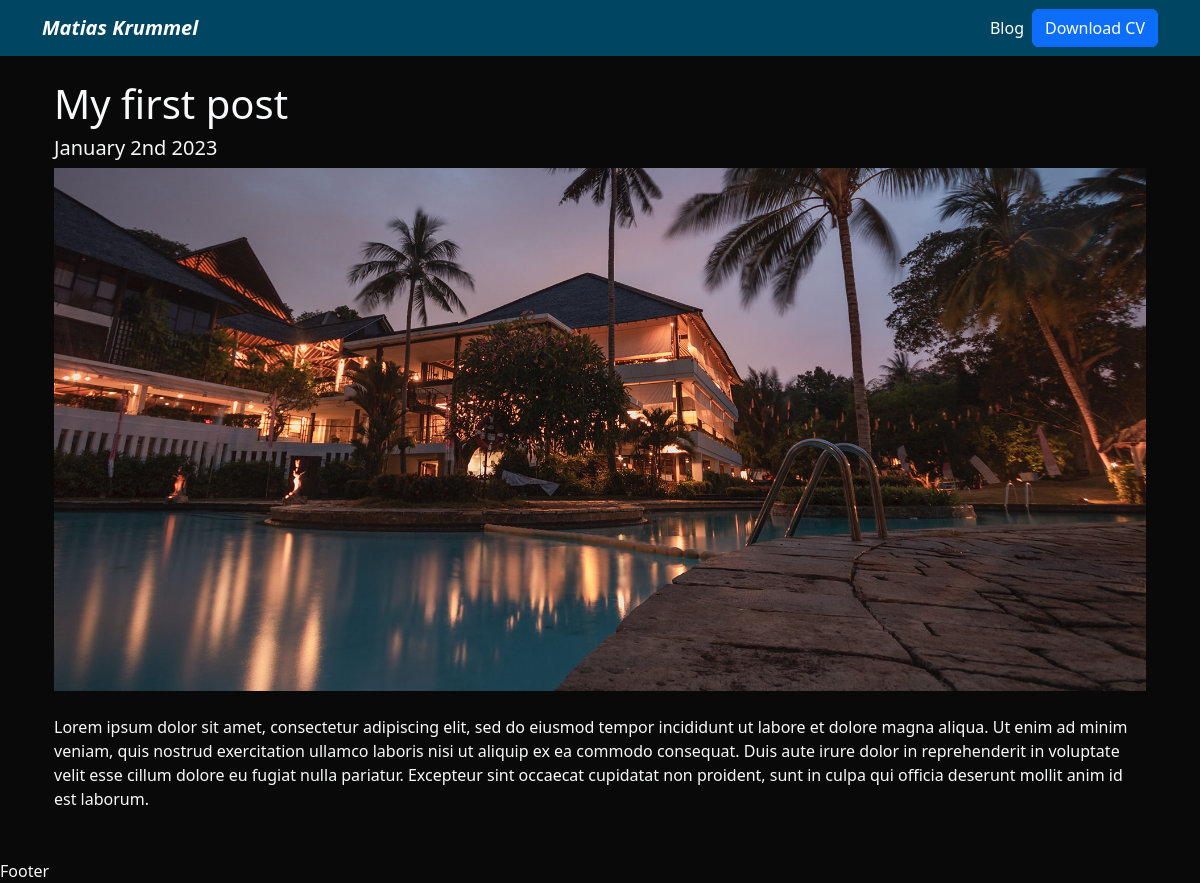
The page /blog/1 on the database its author committed.
### blog/models.py (models this page shows)
class Post(models.Model):
    title = models.CharField(max_length=100)
    description = models.TextField()
    image = models.ImageField(upload_to="blog/images")
    date = models.DateField(datetime.date.today)

### blog/views.py (the view)
# urls.py: path("<int:post_id>", views.post_detail, name="post_detail"),
def post_detail(request, post_id):
    post = get_object_or_404(models.Post, pk=post_id)
    return render(request, "post_detail.html", {"post": post})

### blog/templates/post_detail.html
{% extends 'layout.html' %}
{% block content %}
<h1>{{post.title}}</h1>
<h3 class="my-2 h5 text-light ">{{post.date|date:"F jS Y"}}</h3>
<img src="{{post.image.url}}" class="img-fluid">
<div class="my-4">
    <p>{{post.description|safe}}</p>
</div>
{% endblock %}

### portfolio/static/main.css (style rules this page uses)
body { background: #090909; }

### rows shown on the page
Post: title "My first post", date "January 2nd 2023", image (picture), description "Lorem ipsum dolor sit amet, consectetur adipiscing elit, sed do eiusmod tempor incididunt ut labore et dolore magna aliqua. Ut enim ad minim veniam, quis nostrud exercitation ullamco laboris nisi ut aliquip ex ea commodo consequat. Duis aute irure dolor in reprehenderit in voluptate velit esse cillum dolore eu fugiat nulla pariatur. Excepteur sint occaecat cupidatat non proident, sunt in culpa qui officia deserunt mollit anim id est laborum."
